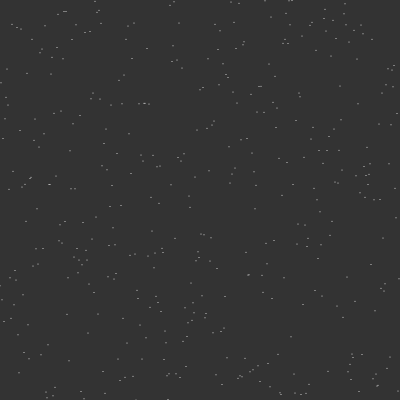
Frame 1 (no input)
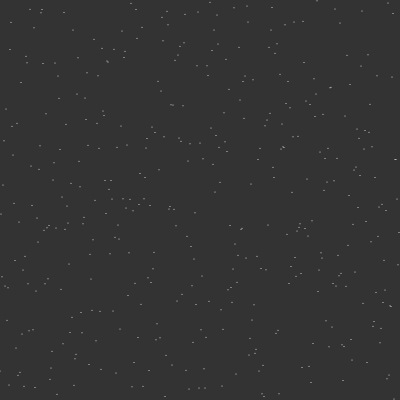
Frame 60 (no input)
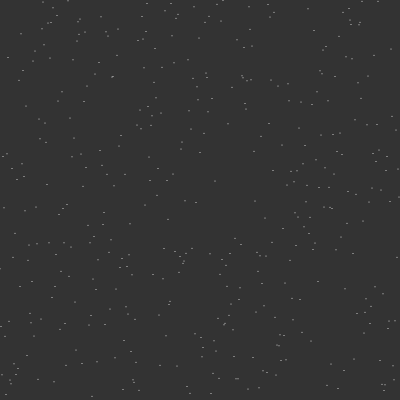
Frame 120 (the mouse pressed at the canvas centre since frame 60)

The p5.js sketch that drew these frames (run headless with seeded random() and noise() and a simulated clock; from frame 60 on, the mouse is pressed at the canvas centre):

// p5.js sketch
// ── sketch.js

function setup() {
    createCanvas(400, 400);
}
  
function draw() {
    background(51);
    stroke(255);
    noFill();
    beginShape();
    for(var x = 0; x < width; x++) {
        stroke(255);
        point(x, random(height));
    }
    endShape();
    
    //noLoop();
}
